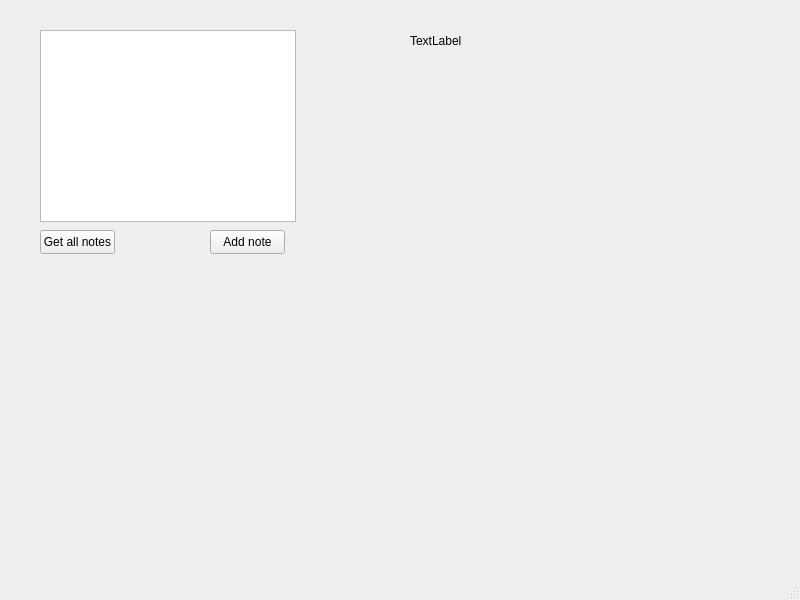
<?xml version="1.0" encoding="UTF-8"?>
<ui version="4.0">
 <class>MainWindow</class>
 <widget class="QMainWindow" name="MainWindow">
  <property name="geometry">
   <rect>
    <x>0</x>
    <y>0</y>
    <width>800</width>
    <height>600</height>
   </rect>
  </property>
  <property name="windowTitle">
   <string>MainWindow</string>
  </property>
  <widget class="QWidget" name="centralwidget">
   <widget class="QPushButton" name="pushButton">
    <property name="geometry">
     <rect>
      <x>40</x>
      <y>230</y>
      <width>75</width>
      <height>24</height>
     </rect>
    </property>
    <property name="text">
     <string>Get all notes</string>
    </property>
   </widget>
   <widget class="QLabel" name="label">
    <property name="geometry">
     <rect>
      <x>410</x>
      <y>30</y>
      <width>131</width>
      <height>21</height>
     </rect>
    </property>
    <property name="text">
     <string>TextLabel</string>
    </property>
   </widget>
   <widget class="QPushButton" name="pushButton_2">
    <property name="geometry">
     <rect>
      <x>210</x>
      <y>230</y>
      <width>75</width>
      <height>24</height>
     </rect>
    </property>
    <property name="text">
     <string>Add note</string>
    </property>
   </widget>
   <widget class="QListWidget" name="listWidget">
    <property name="geometry">
     <rect>
      <x>40</x>
      <y>30</y>
      <width>256</width>
      <height>192</height>
     </rect>
    </property>
   </widget>
  </widget>
  <widget class="QMenuBar" name="menubar">
   <property name="geometry">
    <rect>
     <x>0</x>
     <y>0</y>
     <width>800</width>
     <height>22</height>
    </rect>
   </property>
  </widget>
  <widget class="QStatusBar" name="statusbar"/>
 </widget>
 <resources/>
 <connections/>
</ui>
